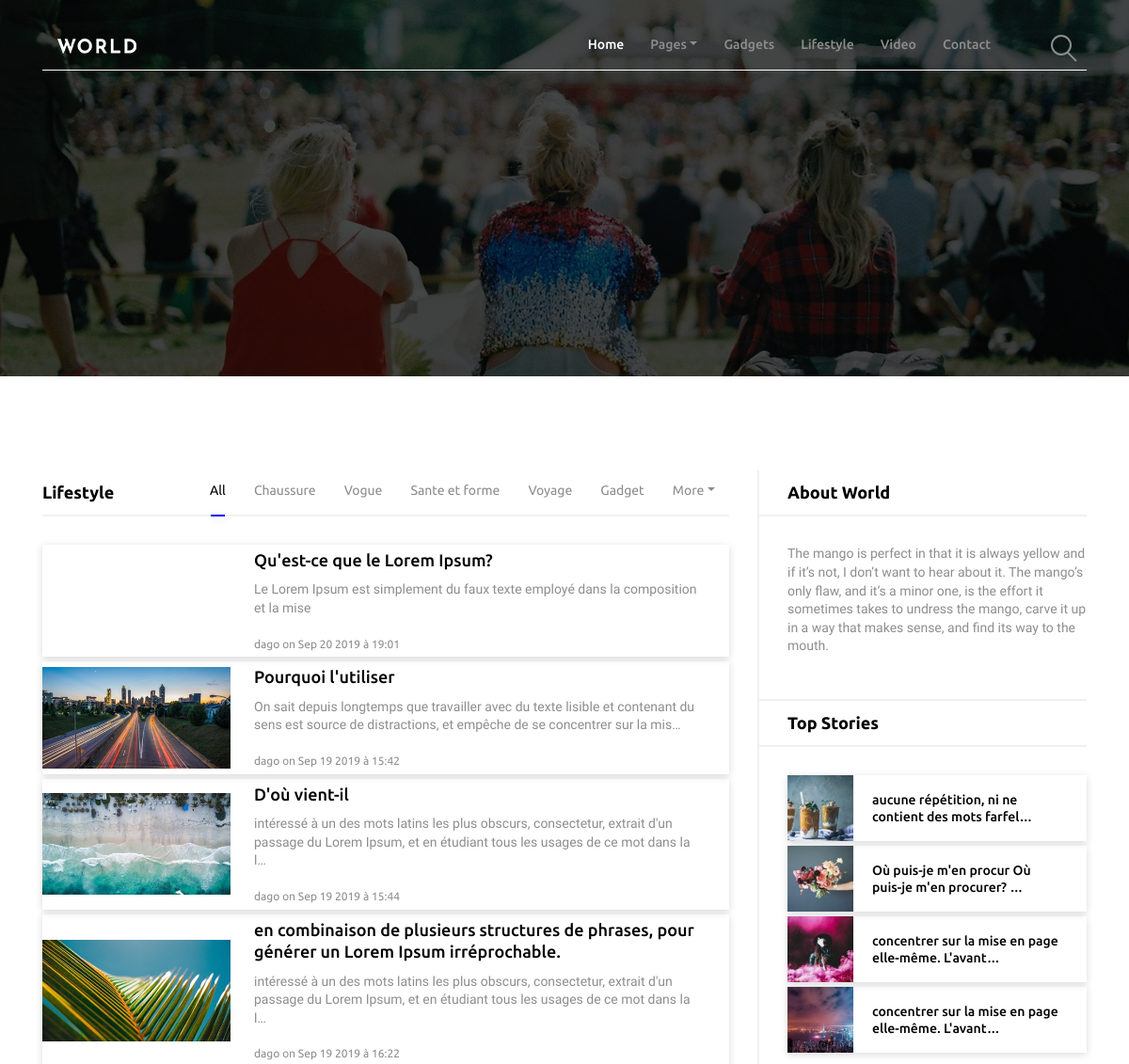
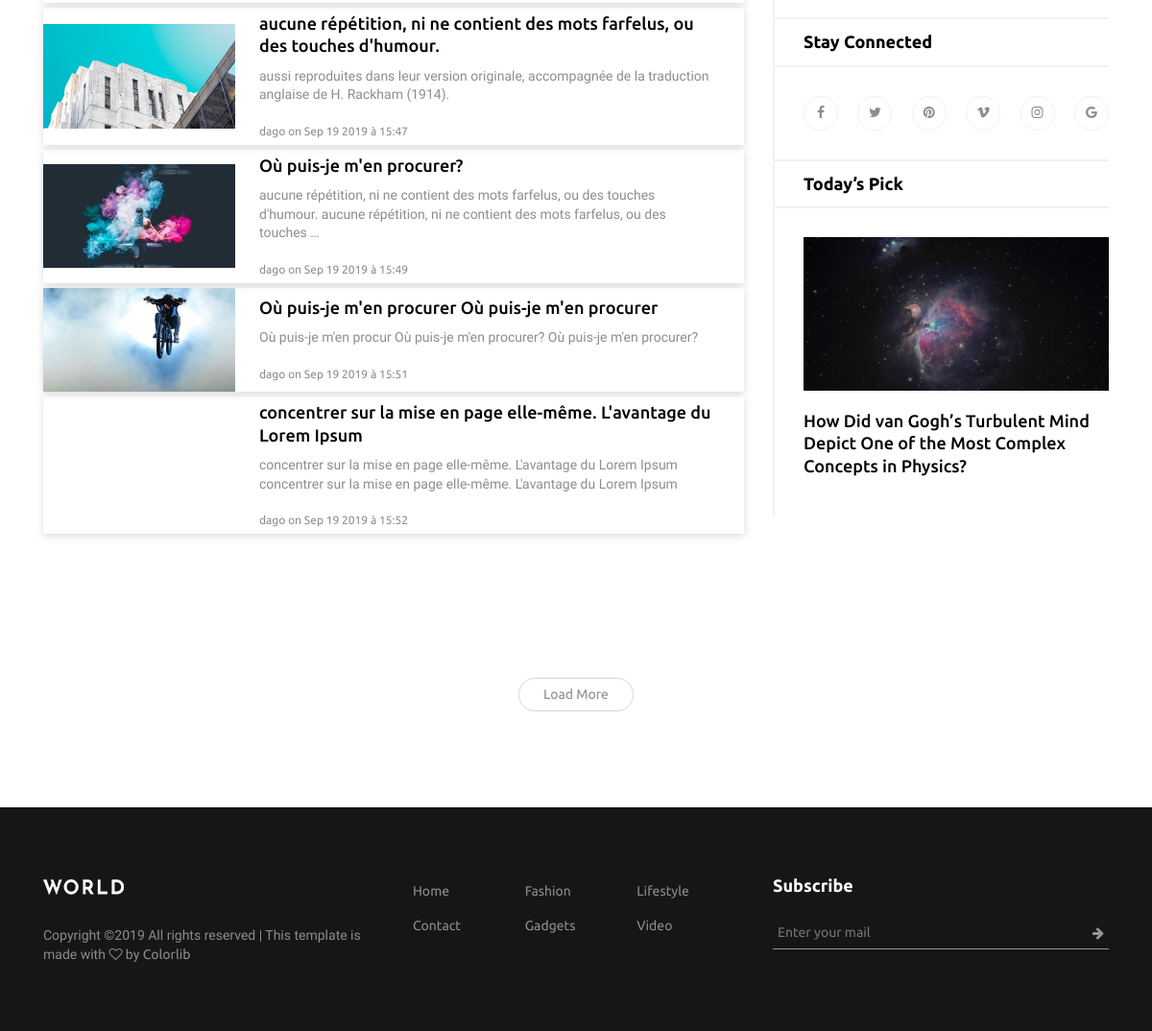
/categorie, run on the app's committed database (2 pictures, top to bottom).
### blog_app/models.py (models this page shows, shortened)
class Categorie (models.Model):
    user_id =  models.ForeignKey(User, on_delete = models.CASCADE, related_name = 'categorie_user',)
    nom = models.CharField ( max_length = 255 )
    date_add = models.DateTimeField ( auto_now_add = True )
    date_update = models.DateTimeField ( auto_now = True )
    statut = models.BooleanField ( default = True )

class Article (models.Model):
    categorie_id = models.ForeignKey(Categorie, on_delete = models.CASCADE, related_name = 'categorie_post',)
    tag_id = models.ManyToManyField('Tag')
    description = models.TextField(null=True)
    article_acueil = models.BooleanField ( default = False )
    content = HTMLField('Content')
    auteur = models.ForeignKey(User, on_delete = models.CASCADE, related_name = 'article_user',)
    titre = models.CharField ( max_length = 255 )
    date_add = models.DateTimeField ( auto_now_add = True )
    date_upd = models.DateTimeField ( auto_now = True )
    statut = models.BooleanField ( default = True )
    image_cat = models.ImageField( blank = True, upload_to = 'post' )
    image_detail = models.ImageField( blank = True, upload_to = 'post' )

### blog_app/views.py (the view)
# urls.py: path('categorie', views.categorie, name='categorie'),
def categorie(request):
    categorie = Categorie.objects.filter(statut=True)
    article_all = Article.objects.filter(statut=True)
    data = {
        'categorie': categorie,
        'article_all': article_all,
    }
    print(id)
    return render(request, 'pages/categorie.html', data)

### templates/pages/categorie.html (shortened to what this page needs)
{% extends 'bases/home_base.html' %}
{% block content %}
<div class="hero-area height-400 bg-img background-overlay" style="background-image: url(/static/img/blog-img/bg3.jpg);"></div>
<div class="main-content-wrapper section-padding-100">
    <div class="container">
        <div class="row justify-content-center">
            <div class="col-12 col-lg-8">
                <div class="post-content-area mb-100">
                    <div class="world-catagory-area">
                        <ul class="nav nav-tabs" id="myTab" role="tablist">
                            <li class="title">Lifestyle</li>
                            <li class="nav-item">
                                <a class="nav-link active" id="tab1" data-toggle="tab" href="#world-tab-1" role="tab" aria-controls="world-tab-1" aria-selected="true">All</a>
                            </li>
                            {% for categ in categorie %}
                            {% if forloop.counter <= 5 %}
                            <li class="nav-item">
                                <a class="nav-link" id="tab{{forloop.counter|add:'1'}}" data-toggle="tab" href="#world-tab-{{forloop.counter|add:'1'}}" role="tab" aria-controls="world-tab-2" aria-selected="false">{{ categ.nom }}</a>
                            </li>
                            {% endif %}
                            {% endfor %}
                            <li class="nav-item dropdown">
                                <a class="nav-link dropdown-toggle" data-toggle="dropdown" href="#" role="button" aria-haspopup="true" aria-expanded="false">More</a>
                            </li>
                        </ul>
                        <div class="tab-content" id="myTabContent">
                            <div class="tab-pane fade show active" id="world-tab-1" role="tabpanel" aria-labelledby="tab1">
                                {% for all_categ in article_all %}
                                {% if forloop.counter <= 8 %}
                                <div class="single-blog-post post-style-4 d-flex align-items-center">
                                    <div class="post-thumbnail">
                                        <a href="{% url 'detail' all_categ.id %}"><img src="{{ all_categ.image_cat.url }}" alt=""></a>
                                    </div>
                                    <div class="post-content">
                                        <a href="{% url 'detail' all_categ.id %}" class="headline">
                                            <h5>{{ all_categ.titre }}</h5>
                                        </a>
                                        <p>{{ all_categ.description|truncatechars:150 }}</p>
                                        <div class="post-meta">
                                            <p><a href="{% url 'detail' all_categ.id %}" class="post-author">{{ all_categ.auteur }}</a> on
                                                <a href="{% url 'detail' all_categ.id %}" class="post-date">{{ all_categ.date_upd|date:"M d Y" }} à {{ all_categ.date_upd|date:"G:i" }}</a>
                                            </p>
                                        </div>
                                    </div>
                                </div>
                                {% endif %}
                                {% endfor %}
                            </div>
                        </div>
                    </div>
                </div>
            </div>
            <div class="col-12 col-md-8 col-lg-4">
                <div class="post-sidebar-area">
                    <div class="sidebar-widget-area">
                        <h5 class="title">About World</h5>
                        <div class="widget-content">
                            <p>The mango is perfect in that it is always yellow and if it’s not, I don’t want to hear about it. The mango’s only flaw, and it’s a minor one, is the effort it sometimes takes to undress the mango, carve it up in a way that makes sense, and find its way to the mouth.</p>
                        </div>
                    </div>
                    <div class="sidebar-widget-area">
                        <h5 class="title">Top Stories</h5>
                        <div class="widget-content">
                            {% for atcl in article_all %}
                            {% if forloop.counter > 5 and forloop.counter <= 9 %}
                            <div class="single-blog-post post-style-2 d-flex align-items-center widget-post">
                                <div class="post-thumbnail">
                                    <a href="{% url 'detail' atcl.id %}"><img src="{{ atcl.image_detail.url }}" alt=""></a>
                                </div>
                                <div class="post-content">
                                    <a href="{% url 'detail' atcl.id %}" class="headline">
                                        <h5 class="mb-0">{{ atcl.description|truncatechars:50 }}</h5>
                                    </a>
                                </div>
                            </div>
                            {% endif %}
                            {% endfor %}
                        </div>
                    </div>
                    <div class="sidebar-widget-area">
                        <h5 class="title">Stay Connected</h5>
                        <div class="widget-content">
                            <div class="social-area d-flex justify-content-between">
                                <a href="#"><i class="fa fa-facebook"></i></a>
                                <a href="#"><i class="fa fa-twitter"></i></a>
                                <a href="#"><i class="fa fa-pinterest"></i></a>
                                <a href="#"><i class="fa fa-vimeo"></i></a>
                                <a href="#"><i class="fa fa-instagram"></i></a>
                                <a href="#"><i class="fa fa-google"></i></a>
                            </div>
                        </div>
                    </div>
                    <div class="sidebar-widget-area">
                        <h5 class="title">Today’s Pick</h5>
                        <div class="widget-content">
                            <div class="single-blog-post todays-pick">
                                <div class="post-thumbnail">
                                    <img src="/static/img/blog-img/b22.jpg" alt="">
                                </div>
                                <div class="post-content px-0 pb-0">
                                    <a href="#" class="headline">
                                        <h5>How Did van Gogh’s Turbulent Mind Depict One of the Most Complex Concepts in Physics?</h5>
                                    </a>
                                </div>
                            </div>
                        </div>
                    </div>
                </div>
            </div>
        </div>
        <div class="row">
            <div class="col-12">
                <div class="load-more-btn mt-50 text-center">
                    <a href="#" class="btn world-btn">Load More</a>
                </div>
            </div>
        </div>
    </div>
</div>
{% endblock %}

### templates/bases/home_base.html (shortened to what this page needs)
<!DOCTYPE html>
<html lang="en">
<head>
    <link rel="stylesheet" href="/static/style.css">
</head>
<body>
    <header class="header-area">
        <div class="container">
            <div class="row">
                <div class="col-12">
                    <nav class="navbar navbar-expand-lg">
                        <a class="navbar-brand" href="index.html"><img src="/static/img/core-img/logo.png" alt="Logo"></a>
                        <div class="collapse navbar-collapse" id="worldNav">
                            <ul class="navbar-nav ml-auto">
                                <li class="nav-item active">
                                    <a class="nav-link" href="#">Home <span class="sr-only">(current)</span></a>
                                </li>
                                <li class="nav-item dropdown">
                                    <a class="nav-link dropdown-toggle" href="#" id="navbarDropdown" role="button" data-toggle="dropdown" aria-haspopup="true" aria-expanded="false">Pages</a>
                                </li>
                                <li class="nav-item">
                                    <a class="nav-link" href="#">Gadgets</a>
                                </li>
                                <li class="nav-item">
                                    <a class="nav-link" href="#">Lifestyle</a>
                                </li>
                                <li class="nav-item">
                                    <a class="nav-link" href="#">Video</a>
                                </li>
                                <li class="nav-item">
                                    <a class="nav-link" href="#">Contact</a>
                                </li>
                            </ul>
                            <div id="search-wrapper">
                                <form action="#">
                                    <input type="text" id="search" placeholder="Search something...">
                                </form>
                            </div>
                        </div>
                    </nav>
                </div>
            </div>
        </div>
    </header>
  {% block content %}
  {% endblock %}
    <footer class="footer-area">
        <div class="container">
            <div class="row">
                <div class="col-12 col-md-4">
                    <div class="footer-single-widget">
                        <a href="#"><img src="/static/img/core-img/logo.png" alt=""></a>
                        <div class="copywrite-text mt-30">
                            <p>
Copyright &copy;<script>document.write(new Date().getFullYear());</script> All rights reserved | This template is made with <i class="fa fa-heart-o" aria-hidden="true"></i> by <a href="https://colorlib.com" target="_blank">Colorlib</a>
</p>
                        </div>
                    </div>
                </div>
                <div class="col-12 col-md-4">
                    <div class="footer-single-widget">
                        <ul class="footer-menu d-flex justify-content-between">
                            <li><a href="#">Home</a></li>
                            <li><a href="#">Fashion</a></li>
                            <li><a href="#">Lifestyle</a></li>
                            <li><a href="#">Contact</a></li>
                            <li><a href="#">Gadgets</a></li>
                            <li><a href="#">Video</a></li>
                        </ul>
                    </div>
                </div>
                <div class="col-12 col-md-4">
                    <div class="footer-single-widget">
                        <h5>Subscribe</h5>
                        <form action="#" method="post">
                            <input type="email" name="email" id="email" placeholder="Enter your mail">
                            <button type="button"><i class="fa fa-arrow-right"></i></button>
                        </form>
                    </div>
                </div>
            </div>
        </div>
    </footer>
</body>
</html>

### data on the page
Categorie: nom "Chaussure"
Categorie: nom "Vogue"
Categorie: nom "Sante et forme"
Categorie: nom "Voyage"
Categorie: nom "Gadget"
Article: titre "Qu'est-ce que le Lorem Ipsum?", description "Le Lorem Ipsum est simplement du faux texte employé dans la composition et la mise", auteur "dago", date_upd "Sep 20 2019", date_upd "19:01"
Article: image_cat (picture), titre "Pourquoi l'utiliser", description "On sait depuis longtemps que travailler avec du texte lisible et contenant du sens est source de distractions, et empêche de se concentrer sur la mis…", auteur "dago", date_upd "Sep 19 2019", date_upd "15:42"
Article: image_cat (picture), titre "D'où vient-il", description "intéressé à un des mots latins les plus obscurs, consectetur, extrait d'un passage du Lorem Ipsum, et en étudiant tous les usages de ce mot dans la l…", auteur "dago", date_upd "Sep 19 2019", date_upd "15:44"
Article: image_cat (picture), titre "en combinaison de plusieurs structures de phrases, pour générer un Lorem Ipsum irréprochable.", description "intéressé à un des mots latins les plus obscurs, consectetur, extrait d'un passage du Lorem Ipsum, et en étudiant tous les usages de ce mot dans la l…", auteur "dago", date_upd "Sep 19 2019", date_upd "16:22"
Article: image_cat (picture), titre "aucune répétition, ni ne contient des mots farfelus, ou des touches d'humour.", description "aussi reproduites dans leur version originale, accompagnée de la traduction anglaise de H. Rackham (1914).", auteur "dago", date_upd "Sep 19 2019", date_upd "15:47"
Article: image_cat (picture), titre "Où puis-je m'en procurer?", description "aucune répétition, ni ne contient des mots farfelus, ou des touches d'humour. aucune répétition, ni ne contient des mots farfelus, ou des touches …", auteur "dago", date_upd "Sep 19 2019", date_upd "15:49", image_detail (picture), description "aucune répétition, ni ne contient des mots farfel…"
Article: image_cat (picture), titre "Où puis-je m'en procurer Où puis-je m'en procurer", description "Où puis-je m'en procur Où puis-je m'en procurer? Où puis-je m'en procurer?", auteur "dago", date_upd "Sep 19 2019", date_upd "15:51", image_detail (picture), description "Où puis-je m'en procur Où puis-je m'en procurer? …"
Article: titre "concentrer sur la mise en page elle-même. L'avantage du Lorem Ipsum", description "concentrer sur la mise en page elle-même. L'avantage du Lorem Ipsum concentrer sur la mise en page elle-même. L'avantage du Lorem Ipsum", auteur "dago", date_upd "Sep 19 2019", date_upd "15:52", image_detail (picture), description "concentrer sur la mise en page elle-même. L'avant…"
Article: image_detail (picture), description "concentrer sur la mise en page elle-même. L'avant…"
